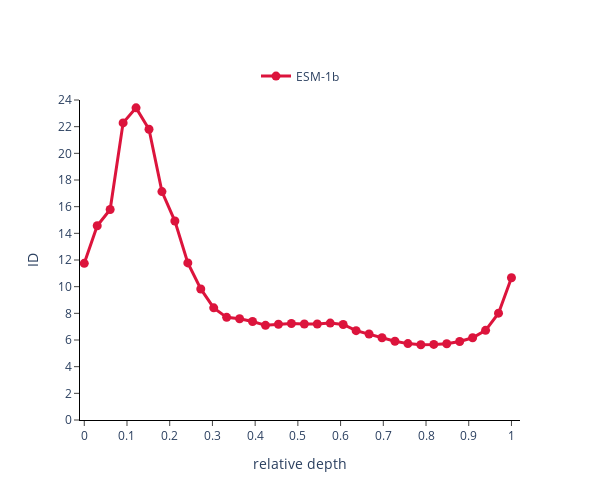

The notebook cell this image was saved under:
### Markdown cell above
### Plot curve(s)

### Code cell
layout = Layout(plot_bgcolor='rgba(0,0,0,0)')
fig = go.Figure(layout=layout).set_subplots(1, 1, horizontal_spacing = 0.1, vertical_spacing = 0.02)

for model in model_id:
    ds_model = d_model_id[model]

    plot_ID(fig,ds_model['nlayer']/(len(ds_model['nlayer'])-1), list(ds_model['id'].values()), ds_model['map'][1], ds_model['map'][0])

update_figure(fig, w = 600, h= 500)

### Figure 1 — Plotly figure (JSON) as saved in the notebook; plotly's stock layout.template omitted (floating-point values rounded to 4 significant figures)
{"data": [{"line": {"color": "rgb(220,20,60)", "width": 3}, "marker": {"color": "rgb(220,20,60)", "size": 9}, "mode": "lines+markers", "name": "ESM-1b", "showlegend": true, "type": "scatter", "x": [0, 0.0303, 0.06061, 0.09091, 0.1212, 0.1515, 0.1818, 0.2121, 0.2424, 0.2727, 0.303, 0.3333, 0.3636, 0.3939, 0.4242, 0.4545, 0.4848, 0.5152, 0.5455, 0.5758, 0.6061, 0.6364, 0.6667, 0.697, 0.7273, 0.7576, 0.7879, 0.8182, 0.8485, 0.8788, 0.9091, 0.9394, 0.9697, 1], "xaxis": "x", "y": [11.75, 14.57, 15.78, 22.28, 23.41, 21.81, 17.13, 14.92, 11.78, 9.828, 8.41, 7.699, 7.591, 7.391, 7.098, 7.182, 7.238, 7.198, 7.197, 7.266, 7.161, 6.7, 6.446, 6.17, 5.906, 5.729, 5.647, 5.668, 5.715, 5.883, 6.168, 6.725, 8.011, 10.67], "yaxis": "y"}], "layout": {"font": {"size": 12}, "height": 500, "legend": {"font": {"size": 12}, "orientation": "h", "x": 0.5, "xanchor": "center", "y": 1.12, "yanchor": "top"}, "plot_bgcolor": "rgba(0,0,0,0)", "width": 600, "xaxis": {"anchor": "y", "domain": [0, 1], "linecolor": "black", "linewidth": 1, "range": [-0.01, 1.02], "showline": true, "showticklabels": true, "tickmode": "array", "ticks": "outside", "tickvals": [0, 0.1, 0.2, 0.3, 0.4, 0.5, 0.6, 0.7, 0.8, 0.9, 1], "title": {"text": "relative depth"}}, "yaxis": {"anchor": "x", "domain": [0, 1], "linecolor": "black", "linewidth": 1, "range": [0, 24], "showline": true, "showticklabels": true, "tickmode": "array", "ticks": "outside", "tickvals": [0, 2, 4, 6, 8, 10, 12, 14, 16, 18, 20, 22, 24], "title": {"text": "ID"}}}}
